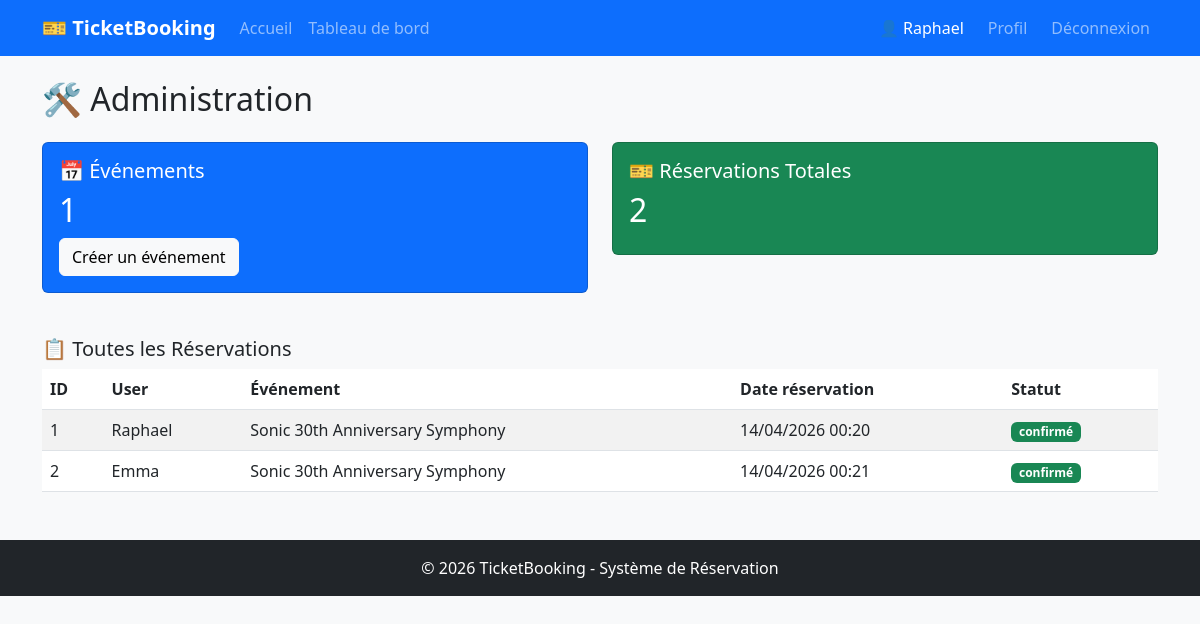
The app's page /user/dashboard (signed in) with its own data.
### app/models/user.py (models this page shows, shortened)
class User(db.Model, UserMixin):
    __tablename__ = 'users'
    id = db.Column(db.Integer, primary_key=True)
    nom = db.Column(db.String(100), nullable=False)
    email = db.Column(db.String(120), unique=True, nullable=False)
    mot_de_passe = db.Column(db.String(255), nullable=False)
    role = db.Column(db.String(20), default='user')

### app/models/booking.py (models this page shows, shortened)
class Booking(db.Model):
    __tablename__ = 'bookings'
    id = db.Column(db.Integer, primary_key=True)
    user_id = db.Column(db.Integer, db.ForeignKey('users.id', ondelete='CASCADE'), nullable=False)
    event_id = db.Column(db.Integer, db.ForeignKey('events.id', ondelete='CASCADE'), nullable=False)  # ← AJOUTE ondelete='CASCADE'
    statut = db.Column(db.String(20), default='confirmé')
    date_reservation = db.Column(db.DateTime, default=datetime.utcnow)
    user = db.relationship('User', backref=db.backref('bookings', lazy='dynamic'))
    event = db.relationship('Event', backref=db.backref('bookings', lazy='dynamic'))

### app/models/event.py (models this page shows, shortened)
class Event(db.Model):
    __tablename__ = 'events'
    id = db.Column(db.Integer, primary_key=True)
    titre = db.Column(db.String(150), nullable=False)
    date = db.Column(db.DateTime, nullable=False)
    description = db.Column(db.Text, nullable=True)
    capacite = db.Column(db.Integer, nullable=False)
    categorie = db.Column(db.String(50), nullable=True)

### app/routes/user_routes.py (the view)
@user_bp.route("/dashboard")
@login_required
def dashboard():
    if current_user.role == "admin":
        return render_admin_dashboard()
    return render_user_dashboard()

### app/routes/user_routes.py (called while the page is built)
def render_admin_dashboard():
    events = Event.query.all()
    all_bookings = Booking.query.all()
    return render_template("user/dashboard_admin.html", events=events, all_bookings=all_bookings)

### app/templates/user/dashboard_admin.html (shortened to what this page needs)
{% extends "base.html" %}
{% block content %}
<h2>🛠️ Administration</h2>
<div class="row mt-4">
    <div class="col-md-6">
        <div class="card bg-primary text-white">
            <div class="card-body">
                <h5>📅 Événements</h5>
                <h2>{{ events|length }}</h2>
                <a href="{{ url_for('event.create') }}" class="btn btn-light">Créer un événement</a>
            </div>
        </div>
    </div>
    <div class="col-md-6">
        <div class="card bg-success text-white">
            <div class="card-body">
                <h5>🎫 Réservations Totales</h5>
                <h2>{{ all_bookings|length }}</h2>
            </div>
        </div>
    </div>
</div>
<div class="mt-4">
    <h5>📋 Toutes les Réservations</h5>
    <table class="table table-striped">
        <thead>
            <tr>
                <th>ID</th>
                <th>User</th>
                <th>Événement</th>
                <th>Date réservation</th>
                <th>Statut</th>
            </tr>
        </thead>
        <tbody>
            {% for booking in all_bookings %}
            <tr>
                <td>{{ booking.id }}</td>
                <td>{{ booking.user.nom }}</td>
                <td>{{ booking.event.titre }}</td>
                <td>{{ booking.date_reservation.strftime('%d/%m/%Y %H:%M') }}</td>
                <td><span class="badge bg-{{ 'success' if booking.statut == 'confirmé' else 'danger' }}">{{ booking.statut }}</span></td>
            </tr>
            {% endfor %}
        </tbody>
    </table>
</div>
{% endblock %}

### app/templates/base.html (shortened to what this page needs)
<!DOCTYPE html>
<html lang="fr">
<head>
    <link href="https://cdn.jsdelivr.net/npm/bootstrap@5.3.0/dist/css/bootstrap.min.css" rel="stylesheet">
</head>
<body>
    <nav class="navbar navbar-expand-lg navbar-dark bg-primary">
        <div class="container">
            <a class="navbar-brand" href="{{ url_for('event.index') }}">🎫 TicketBooking</a>
            <div class="collapse navbar-collapse" id="navbarNav">
                <ul class="navbar-nav me-auto">
                    <li class="nav-item">
                        <a class="nav-link" href="{{ url_for('event.index') }}">Accueil</a>
                    </li>
                    {% if current_user.is_authenticated %}
                    <li class="nav-item">
                        <a class="nav-link" href="{{ url_for('user.dashboard') }}">Tableau de bord</a>
                    </li>
                    {% endif %}
                </ul>
                <div class="navbar-nav">
                    {% if current_user.is_authenticated %}
                        <span class="navbar-text text-white me-3">👤 {{ current_user.nom }}</span>
                        <a class="nav-link btn btn-outline-light btn-sm me-2" href="{{ url_for('user.profile') }}">Profil</a>
                        <a class="nav-link btn btn-danger btn-sm" href="{{ url_for('auth.logout') }}">Déconnexion</a>
                    {% else %}
                        <a class="nav-link" href="{{ url_for('auth.login') }}">Connexion</a>
                        <a class="nav-link btn btn-light btn-sm ms-2" href="{{ url_for('auth.register') }}">S'inscrire</a>
                    {% endif %}
                </div>
            </div>
        </div>
    </nav>
    <main class="container mt-4">
        {% block content %}{% endblock %}
    </main>
    <footer class="bg-dark text-white text-center py-3 mt-5">
        <p class="mb-0">© 2026 TicketBooking - Système de Réservation</p>
    </footer>
</body>
</html>

### app/templates/base.html (style rules this page uses)
body { background-color: #f8f9fa; }
.navbar-brand { font-weight: bold; }
.card { margin-bottom: 20px; }

### records on screen
User: nom "Raphael"
Booking: id "1", user.nom "Raphael", event.titre "Sonic 30th Anniversary Symphony", date_reservation "14/04/2026 00:20", statut "confirmé"
Booking: id "2", user.nom "Emma", event.titre "Sonic 30th Anniversary Symphony", date_reservation "14/04/2026 00:21", statut "confirmé"

### other values on screen
{{ events|length }} "1"
{{ all_bookings|length }} "2"
